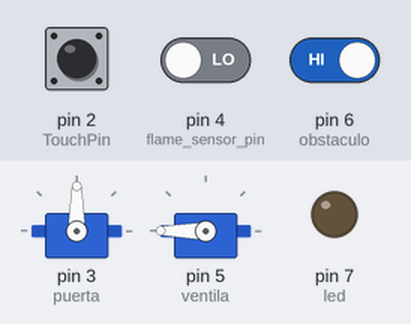
The sketch below on a simulated Arduino Uno, built with avr-gcc and run on an emulated ATmega328P. On the bench: 2 × servo, output pins drawn as LEDs (lit = HIGH). Dashed ring = blinking. The inputs (shaded band) are chosen by the test bench; at power-on: pin 6 (obstaculo) HIGH, pin 2 (TouchPin) LOW, pin 4 (flame_sensor_pin) LOW.

Above: at 1.2 s.
1.3 s: pin 6 (obstaculo) driven LOW
At 2.1 s:
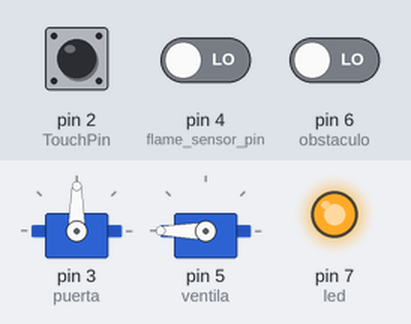
4.3 s: pin 2 (TouchPin) pulled HIGH for 0.15 s
At 4.8 s:
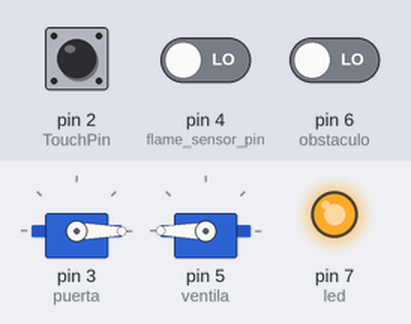
7.4 s: pin 4 (flame_sensor_pin) driven HIGH
At 9.0 s:
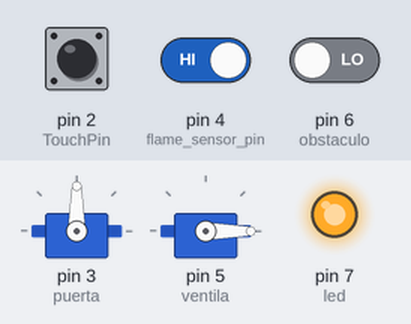
10.4 s: pin 2 (TouchPin) pulled HIGH for 1 s
At 12.5 s:
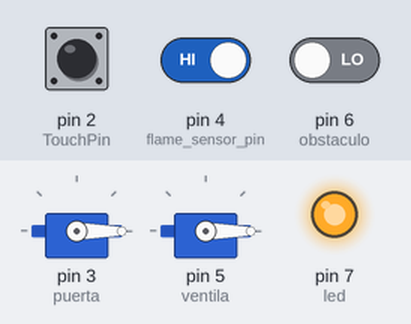
14.4 s: pin 2 (TouchPin) pulled HIGH for 3.2 s
At 19.8 s:
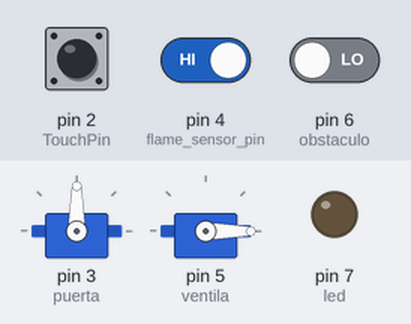
20.6 s: pin 4 (flame_sensor_pin) driven LOW
At 23.1 s:
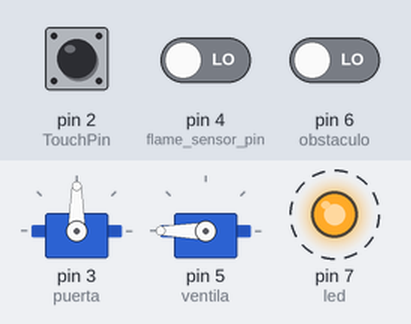
Timing chart, 0 to 24.6 s (numbered marks = the images above; inputs shaded):
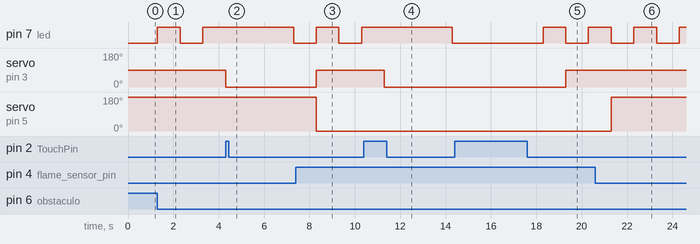

Measured:
- after the input at 1.3 s, pin 7 (led): LOW → HIGH at once, → LOW 1.0 s later, → HIGH 1.0 s later
- after the input at 4.3 s, servo on pin 3 (puerta): 90° → 0° at once
- after the input at 7.4 s, servo on pin 5 (ventila): 180° → 0° after 0.90 s
- after the input at 10.4 s, servo on pin 3 (puerta): 90° → 0° after 0.90 s
- after the input at 14.4 s, servo on pin 3 (puerta): 0° → 90° after 4.9 s instead of 0.90 s
- after the input at 20.6 s, servo on pin 5 (ventila): 0° → 180° after 0.70 s

The sketch:

Compilaci_n.ino
```cpp
#define TouchPin 2  //define que el sensor touch esta en el puerto 2
#include <Servo.h>  //define una librería de servomotor, lenguaje para saber que es un servomotor y usarlo
Servo puerta;       //se le nombra al servo: "puerta"

Servo ventila;      // se le nombra a otro servo: "ventila"-ventilador
int flame_sensor_pin=4; //define el sensor de fuego en el puerto 4
int fuego=LOW;      // define una variable usada para registrar si hay calor

int cambio=0;       // define una variable para saber si va a haber un obstaculo
int prendido=0;     // define si los leds estan prendidos 0=falso; 1=verdadero
int obstaculo = 6;  // define que el sensor diguelineas va estar en el puerto 6
int led = 7;        //define que los leds estan conectados al puerto 7

void setup ()
{
  pinMode(TouchPin,INPUT);  //inicializa el sensor touch para recibir información
  puerta.attach(3);         //define que el servomotor de la puerta estará en el puerto 3
  puerta.write(0);          //inicializa la puerta en la posicion 0 = cerrada

  pinMode(flame_sensor_pin,INPUT);  //inicializa el sensor dee fuego para recibir información
  ventila.attach(5);        //define que el servomotor del ventiador esta en el puerto 5

  pinMode (A0,INPUT);       //inicializa que el sensor siguelineas sacará valores numericos
  pinMode (led,OUTPUT);     //inicializa que el puerto 7 va a mandar energía para prender los leds
}

void loop ()
{
  int touch = digitalRead(TouchPin); //lee la información del sensor touch
  if (touch == HIGH)         // verifica si el sensor touch esta siendo presionado
  {
    puerta.write(0);         //si esta presionado va a abrir la puerta
    delay(3000);             // se espera 3 segundos
  }
  else
  {
    puerta.write(90);       //sino detecta o deja de detectar se cierra
  }


  fuego = digitalRead(flame_sensor_pin);  //lee la información del sensor de fuego y la pone en la variable
  if (fuego == HIGH)         // si hay calor
  {
    ventila.write(0);       //mueve el servomotor
  }
  else
  {
    ventila.write(360);     //sino deja de mover el servomotor
  }


  cambio = digitalRead (obstaculo); //lee el sensor siguelineas y lo guarda en variable: 1=falso 0=verdadero
  if (cambio == 0)          //checa si hay un cambio
    {
      if (prendido == 0)    //chaca si estan las luces prendidas
      {
        digitalWrite (led,HIGH);  //prende los leds
        prendido = 1;             //cambia la variable a que 1=verdadero que los leds estan perndidos
      }
      else                  //los leds estan prendidos porque la variable "prendido" esta como 1=verdadero
      {
        digitalWrite (led,LOW); //apaga los leds
        prendido = 0;           //cambia la variable a 0=falso
      }
       delay(1000);         //se espera 1 segundo para que de tiempo de dejar pasar el obstaculo
    }
}
```
